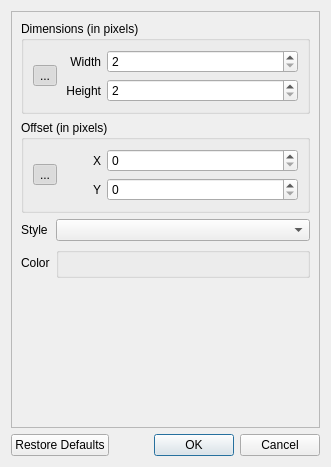
<?xml version="1.0" encoding="UTF-8"?>
<ui version="4.0">
 <class>GridSettingsDialog</class>
 <widget class="QDialog" name="GridSettingsDialog">
  <property name="geometry">
   <rect>
    <x>0</x>
    <y>0</y>
    <width>331</width>
    <height>467</height>
   </rect>
  </property>
  <property name="windowTitle">
   <string>Grid Settings</string>
  </property>
  <layout class="QVBoxLayout" name="verticalLayout">
   <item>
    <widget class="QScrollArea" name="scrollArea">
     <property name="widgetResizable">
      <bool>true</bool>
     </property>
     <widget class="QWidget" name="scrollAreaWidgetContents">
      <property name="geometry">
       <rect>
        <x>0</x>
        <y>0</y>
        <width>305</width>
        <height>401</height>
       </rect>
      </property>
      <layout class="QGridLayout" name="gridLayout">
       <item row="4" column="0" colspan="2">
        <spacer name="verticalSpacer">
         <property name="orientation">
          <enum>Qt::Orientation::Vertical</enum>
         </property>
         <property name="sizeHint" stdset="0">
          <size>
           <width>20</width>
           <height>40</height>
          </size>
         </property>
        </spacer>
       </item>
       <item row="3" column="0">
        <widget class="QLabel" name="label_Color">
         <property name="sizePolicy">
          <sizepolicy hsizetype="Maximum" vsizetype="Preferred">
           <horstretch>0</horstretch>
           <verstretch>0</verstretch>
          </sizepolicy>
         </property>
         <property name="text">
          <string>Color</string>
         </property>
        </widget>
       </item>
       <item row="2" column="1">
        <widget class="NoScrollComboBox" name="comboBox_Style">
         <property name="editable">
          <bool>false</bool>
         </property>
         <property name="sizeAdjustPolicy">
          <enum>QComboBox::SizeAdjustPolicy::AdjustToContentsOnFirstShow</enum>
         </property>
         <property name="minimumContentsLength">
          <number>0</number>
         </property>
        </widget>
       </item>
       <item row="2" column="0">
        <widget class="QLabel" name="label_Style">
         <property name="sizePolicy">
          <sizepolicy hsizetype="Maximum" vsizetype="Preferred">
           <horstretch>0</horstretch>
           <verstretch>0</verstretch>
          </sizepolicy>
         </property>
         <property name="text">
          <string>Style</string>
         </property>
        </widget>
       </item>
       <item row="0" column="0" colspan="2">
        <widget class="QGroupBox" name="groupBox_Dimensions">
         <property name="title">
          <string>Dimensions (in pixels)</string>
         </property>
         <layout class="QGridLayout" name="gridLayout_2" columnstretch="1,1,5">
          <item row="0" column="0" rowspan="2">
           <widget class="QToolButton" name="button_LinkDimensions">
            <property name="text">
             <string>...</string>
            </property>
            <property name="icon">
             <iconset resource="../resources/images.qrc">
              <normaloff>:/icons/link_broken.ico</normaloff>
              <normalon>:/icons/link.ico</normalon>:/icons/link_broken.ico</iconset>
            </property>
            <property name="checkable">
             <bool>true</bool>
            </property>
            <property name="checked">
             <bool>true</bool>
            </property>
            <property name="popupMode">
             <enum>QToolButton::ToolButtonPopupMode::InstantPopup</enum>
            </property>
            <property name="autoRaise">
             <bool>true</bool>
            </property>
           </widget>
          </item>
          <item row="1" column="2">
           <widget class="NoScrollSpinBox" name="spinBox_Height">
            <property name="minimum">
             <number>2</number>
            </property>
            <property name="maximum">
             <number>999</number>
            </property>
           </widget>
          </item>
          <item row="1" column="1">
           <widget class="QLabel" name="label_Height">
            <property name="text">
             <string>Height</string>
            </property>
            <property name="alignment">
             <set>Qt::AlignmentFlag::AlignRight|Qt::AlignmentFlag::AlignTrailing|Qt::AlignmentFlag::AlignVCenter</set>
            </property>
           </widget>
          </item>
          <item row="0" column="1">
           <widget class="QLabel" name="label_Width">
            <property name="text">
             <string>Width</string>
            </property>
            <property name="alignment">
             <set>Qt::AlignmentFlag::AlignRight|Qt::AlignmentFlag::AlignTrailing|Qt::AlignmentFlag::AlignVCenter</set>
            </property>
           </widget>
          </item>
          <item row="0" column="2">
           <widget class="NoScrollSpinBox" name="spinBox_Width">
            <property name="minimum">
             <number>2</number>
            </property>
            <property name="maximum">
             <number>999</number>
            </property>
           </widget>
          </item>
         </layout>
        </widget>
       </item>
       <item row="1" column="0" colspan="2">
        <widget class="QGroupBox" name="groupBox_Offset">
         <property name="title">
          <string>Offset (in pixels)</string>
         </property>
         <layout class="QGridLayout" name="gridLayout_3" columnstretch="1,1,5">
          <item row="1" column="1">
           <widget class="QLabel" name="label_Y">
            <property name="text">
             <string>Y</string>
            </property>
            <property name="alignment">
             <set>Qt::AlignmentFlag::AlignRight|Qt::AlignmentFlag::AlignTrailing|Qt::AlignmentFlag::AlignVCenter</set>
            </property>
           </widget>
          </item>
          <item row="0" column="1">
           <widget class="QLabel" name="label_X">
            <property name="text">
             <string>X</string>
            </property>
            <property name="alignment">
             <set>Qt::AlignmentFlag::AlignRight|Qt::AlignmentFlag::AlignTrailing|Qt::AlignmentFlag::AlignVCenter</set>
            </property>
           </widget>
          </item>
          <item row="1" column="2">
           <widget class="NoScrollSpinBox" name="spinBox_Y">
            <property name="minimum">
             <number>0</number>
            </property>
            <property name="maximum">
             <number>999</number>
            </property>
           </widget>
          </item>
          <item row="0" column="2">
           <widget class="NoScrollSpinBox" name="spinBox_X">
            <property name="minimum">
             <number>0</number>
            </property>
            <property name="maximum">
             <number>999</number>
            </property>
           </widget>
          </item>
          <item row="0" column="0" rowspan="2">
           <widget class="QToolButton" name="button_LinkOffsets">
            <property name="text">
             <string>...</string>
            </property>
            <property name="icon">
             <iconset resource="../resources/images.qrc">
              <normaloff>:/icons/link_broken.ico</normaloff>
              <normalon>:/icons/link.ico</normalon>:/icons/link_broken.ico</iconset>
            </property>
            <property name="checkable">
             <bool>true</bool>
            </property>
            <property name="checked">
             <bool>true</bool>
            </property>
            <property name="popupMode">
             <enum>QToolButton::ToolButtonPopupMode::InstantPopup</enum>
            </property>
            <property name="autoRaise">
             <bool>true</bool>
            </property>
           </widget>
          </item>
         </layout>
        </widget>
       </item>
       <item row="3" column="1">
        <widget class="ColorInputWidget" name="colorInput">
         <property name="title">
          <string/>
         </property>
        </widget>
       </item>
      </layout>
     </widget>
    </widget>
   </item>
   <item>
    <widget class="QDialogButtonBox" name="buttonBox">
     <property name="orientation">
      <enum>Qt::Orientation::Horizontal</enum>
     </property>
     <property name="standardButtons">
      <set>QDialogButtonBox::StandardButton::Cancel|QDialogButtonBox::StandardButton::Ok|QDialogButtonBox::StandardButton::RestoreDefaults</set>
     </property>
    </widget>
   </item>
  </layout>
 </widget>
 <customwidgets>
  <customwidget>
   <class>NoScrollSpinBox</class>
   <extends>QSpinBox</extends>
   <header>noscrollspinbox.h</header>
  </customwidget>
  <customwidget>
   <class>NoScrollComboBox</class>
   <extends>QComboBox</extends>
   <header>noscrollcombobox.h</header>
  </customwidget>
  <customwidget>
   <class>ColorInputWidget</class>
   <extends>QGroupBox</extends>
   <header>colorinputwidget.h</header>
   <container>1</container>
  </customwidget>
 </customwidgets>
 <resources>
  <include location="../resources/images.qrc"/>
 </resources>
 <connections/>
</ui>
